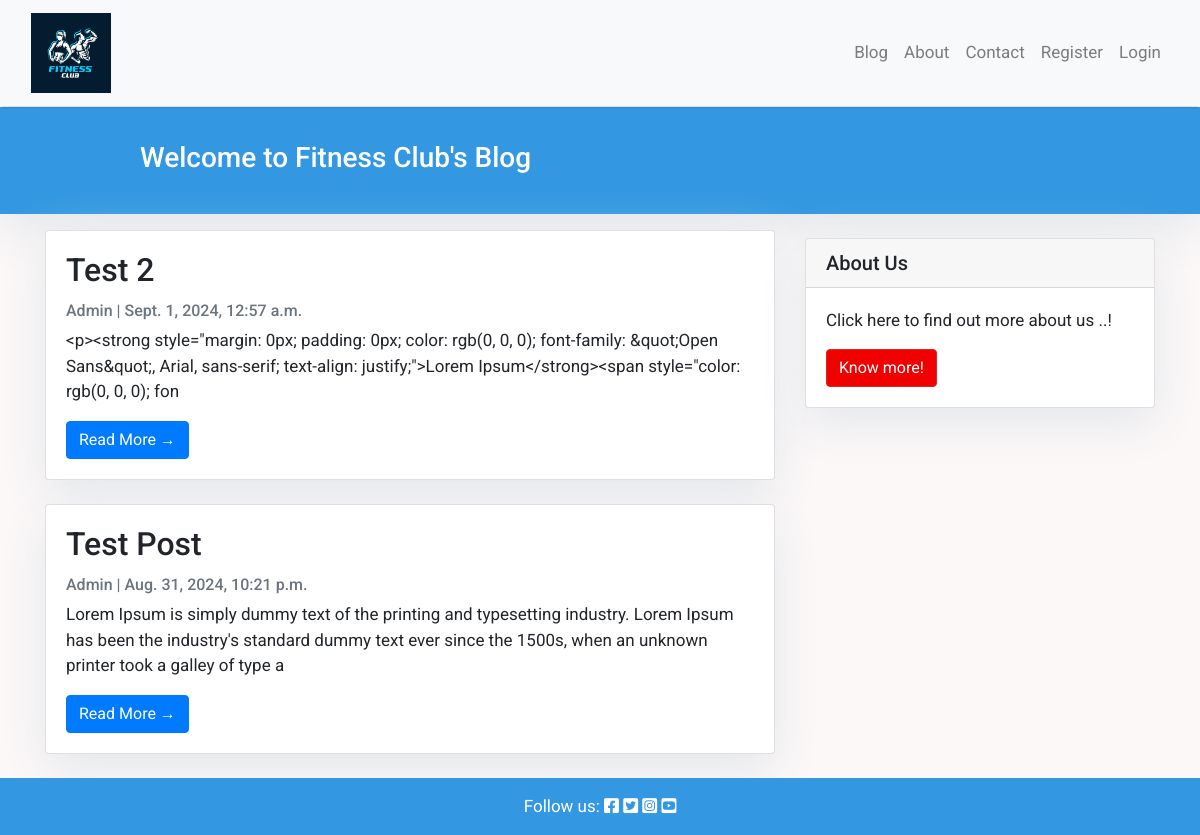
The app's page /, older data.
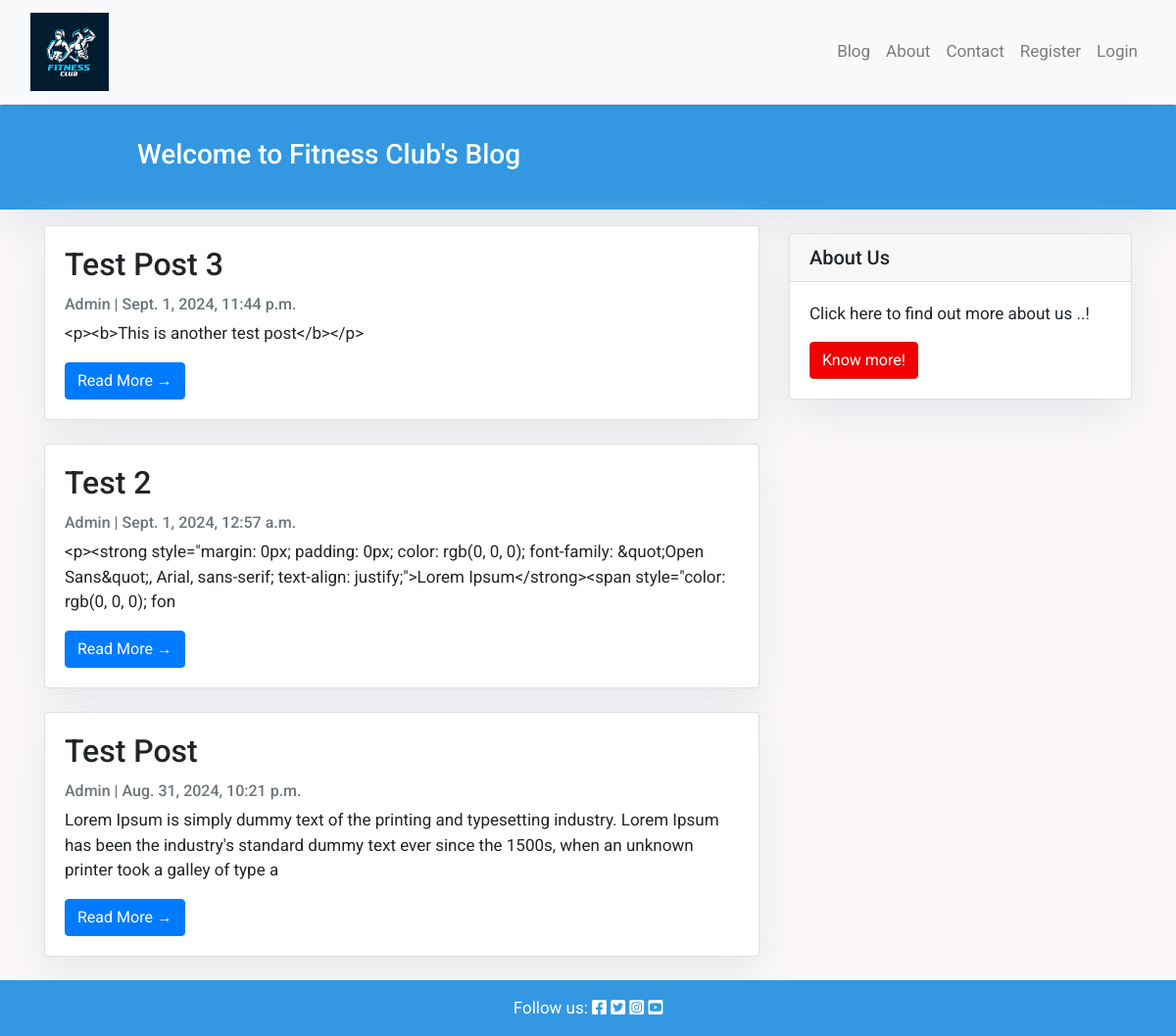
The same page, newer data.
### blog/models.py (models this page shows, shortened)
class Post(models.Model):
    title = models.CharField(max_length=200, unique=True)
    slug = models.SlugField(max_length=200, unique=True)
    author = models.ForeignKey(User, on_delete= models.CASCADE,related_name='blog_posts')
    updated_on = models.DateTimeField(auto_now= True)
    content = models.TextField()
    created_on = models.DateTimeField(auto_now_add=True)
    status = models.IntegerField(choices=STATUS, default=0)
    class Meta:
        ordering = ['-created_on']

### blog/views.py (the view)
# urls.py: path("", views.PostList.as_view(), name='home'),
class PostList(generic.ListView):
    queryset = Post.objects.filter(status=1).order_by('-created_on')
    template_name = "blog/index.html"

### blog/templates/blog/index.html (shortened to what this page needs)
{% extends "base.html" %}
{% block content %}
<header class="masthead">
    <div class="container">
        <div class="row">
            <div class=" col-md-8 col-md-10 mx-auto">
                <div class="site-heading">
                    <h3 class=" site-heading my-4 mt-3 text-white"> Welcome to Fitness Club's Blog  </h3>
                </div>
            </div>
        </div>
    </div>
</header>
<div class="container">
    <div class="row">
        <div class="col-md-8 mt-3 left">
            {% for post in post_list %}
            <div class="card mb-4">
                <div class="card-body">
                    <h2 class="card-title">{{ post.title }}</h2>
                    <p class="card-text text-muted h6">{{ post.author }} | {{ post.created_on}} </p>
                    <p class="card-text">{{post.content|slice:":200" }}</p>
                    <a href="{% url 'post_detail' post.slug  %}" class="btn btn-primary">Read More &rarr;</a>
                </div>
            </div>
            {% endfor %}
        </div>
        {% block sidebar %} {% include 'sidebar.html' %} {% endblock sidebar %}
    </div>
</div>
{%endblock%}

Row changes from the older to the newer data that the page shows:
added Post: title "Test Post 3", author "Admin", created_on "Sept. 1, 2024, 11:44 p.m.", content "<p><b>This is another test post</b></p>"
